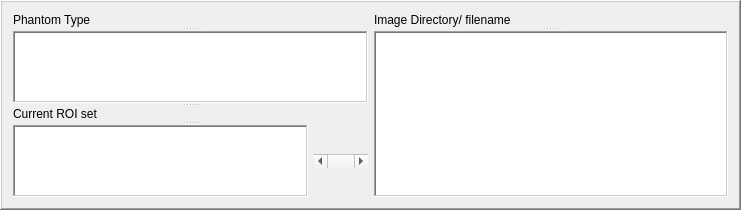
    <widget class="QFrame" name="frame_8">
     <property name="geometry">
      <rect>
       <x>10</x>
       <y>0</y>
       <width>741</width>
       <height>101</height>
      </rect>
     </property>
     <property name="autoFillBackground">
      <bool>true</bool>
     </property>
     <property name="frameShape">
      <enum>QFrame::WinPanel</enum>
     </property>
     <property name="frameShadow">
      <enum>QFrame::Raised</enum>
     </property>
     <layout class="QGridLayout" name="gridLayout_2">
      <item row="0" column="0">
       <widget class="QSplitter" name="splitter">
        <property name="orientation">
         <enum>Qt::Vertical</enum>
        </property>
        <widget class="QLabel" name="label_26">
         <property name="text">
          <string>Phantom Type</string>
         </property>
        </widget>
        <widget class="QTextEdit" name="lblPhantomType">
         <property name="frameShape">
          <enum>QFrame::WinPanel</enum>
         </property>
        </widget>
        <widget class="QLabel" name="label_40">
         <property name="text">
          <string>Current ROI set</string>
         </property>
        </widget>
        <widget class="QWidget" name="layoutWidget_2">
         <layout class="QHBoxLayout" name="horizontalLayout">
          <item>
           <widget class="QTextEdit" name="lblROISet">
            <property name="frameShape">
             <enum>QFrame::WinPanel</enum>
            </property>
            <property name="verticalScrollBarPolicy">
             <enum>Qt::ScrollBarAlwaysOff</enum>
            </property>
            <property name="horizontalScrollBarPolicy">
             <enum>Qt::ScrollBarAlwaysOff</enum>
            </property>
           </widget>
          </item>
          <item>
           <widget class="QScrollBar" name="hsROISet">
            <property name="orientation">
             <enum>Qt::Horizontal</enum>
            </property>
           </widget>
          </item>
         </layout>
        </widget>
       </widget>
      </item>
      <item row="0" column="1">
       <widget class="QSplitter" name="splitter_2">
        <property name="orientation">
         <enum>Qt::Vertical</enum>
        </property>
        <widget class="QLabel" name="label_2">
         <property name="text">
          <string>Image Directory/ filename</string>
         </property>
        </widget>
        <widget class="QTextEdit" name="lblFileName">
         <property name="frameShape">
          <enum>QFrame::WinPanel</enum>
         </property>
         <property name="lineWrapMode">
          <enum>QTextEdit::FixedColumnWidth</enum>
         </property>
         <property name="lineWrapColumnOrWidth">
          <number>80</number>
         </property>
        </widget>
       </widget>
      </item>
     </layout>
    </widget>
